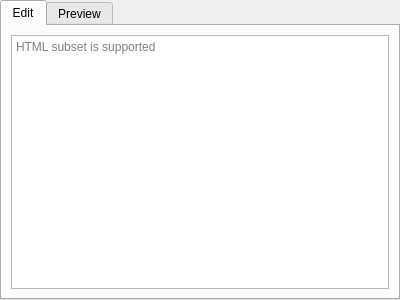
<?xml version="1.0" encoding="UTF-8"?>
<ui version="4.0">
 <class>EditMarkupWidget</class>
 <widget class="QWidget" name="EditMarkupWidget">
  <property name="geometry">
   <rect>
    <x>0</x>
    <y>0</y>
    <width>400</width>
    <height>300</height>
   </rect>
  </property>
  <property name="windowTitle">
   <string>Form</string>
  </property>
  <layout class="QVBoxLayout" name="verticalLayout">
   <property name="spacing">
    <number>0</number>
   </property>
   <property name="leftMargin">
    <number>0</number>
   </property>
   <property name="topMargin">
    <number>0</number>
   </property>
   <property name="rightMargin">
    <number>0</number>
   </property>
   <property name="bottomMargin">
    <number>0</number>
   </property>
   <item>
    <widget class="QTabWidget" name="tabWidget">
     <property name="currentIndex">
      <number>0</number>
     </property>
     <widget class="QWidget" name="editTab">
      <attribute name="title">
       <string>Edit</string>
      </attribute>
      <layout class="QVBoxLayout" name="verticalLayout_2">
       <item>
        <widget class="QPlainTextEdit" name="sourceEdit">
         <property name="placeholderText">
          <string>HTML subset is supported</string>
         </property>
        </widget>
       </item>
      </layout>
     </widget>
     <widget class="QWidget" name="previewTab">
      <attribute name="title">
       <string>Preview</string>
      </attribute>
      <layout class="QVBoxLayout" name="verticalLayout_3">
       <item>
        <widget class="QTextEdit" name="previewEdit">
         <property name="readOnly">
          <bool>true</bool>
         </property>
         <property name="html">
          <string>&lt;!DOCTYPE HTML PUBLIC &quot;-//W3C//DTD HTML 4.0//EN&quot; &quot;http://www.w3.org/TR/REC-html40/strict.dtd&quot;&gt;
&lt;html&gt;&lt;head&gt;&lt;meta name=&quot;qrichtext&quot; content=&quot;1&quot; /&gt;&lt;style type=&quot;text/css&quot;&gt;
p, li { white-space: pre-wrap; }
&lt;/style&gt;&lt;/head&gt;&lt;body style=&quot; font-family:'Sans'; font-size:10pt; font-weight:400; font-style:normal;&quot;&gt;
&lt;p style=&quot;-qt-paragraph-type:empty; margin-top:0px; margin-bottom:0px; margin-left:0px; margin-right:0px; -qt-block-indent:0; text-indent:0px;&quot;&gt;&lt;br /&gt;&lt;/p&gt;&lt;/body&gt;&lt;/html&gt;</string>
         </property>
        </widget>
       </item>
      </layout>
     </widget>
    </widget>
   </item>
  </layout>
 </widget>
 <resources/>
 <connections/>
</ui>
